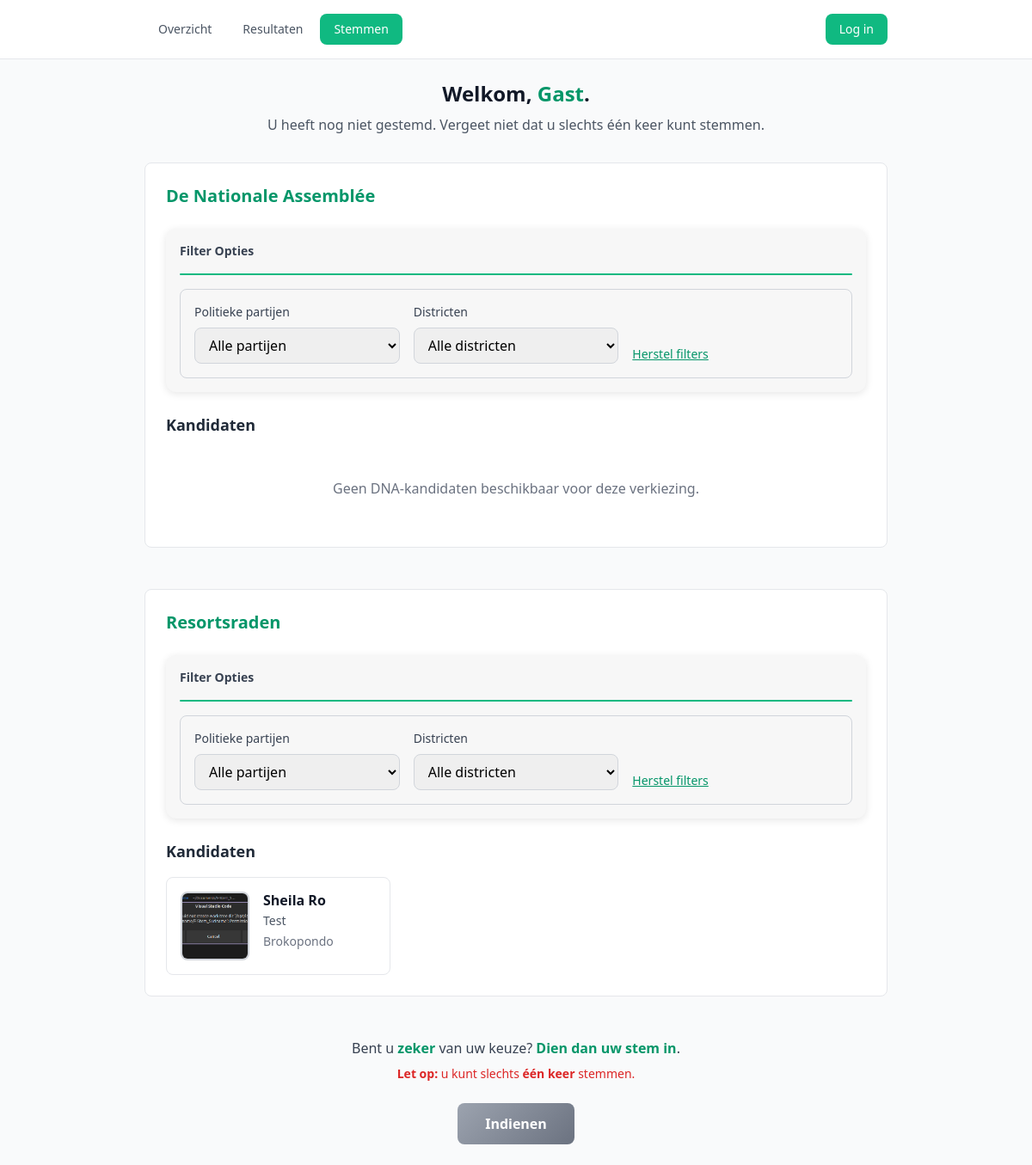
Before: /voting-page.php with the older database file.
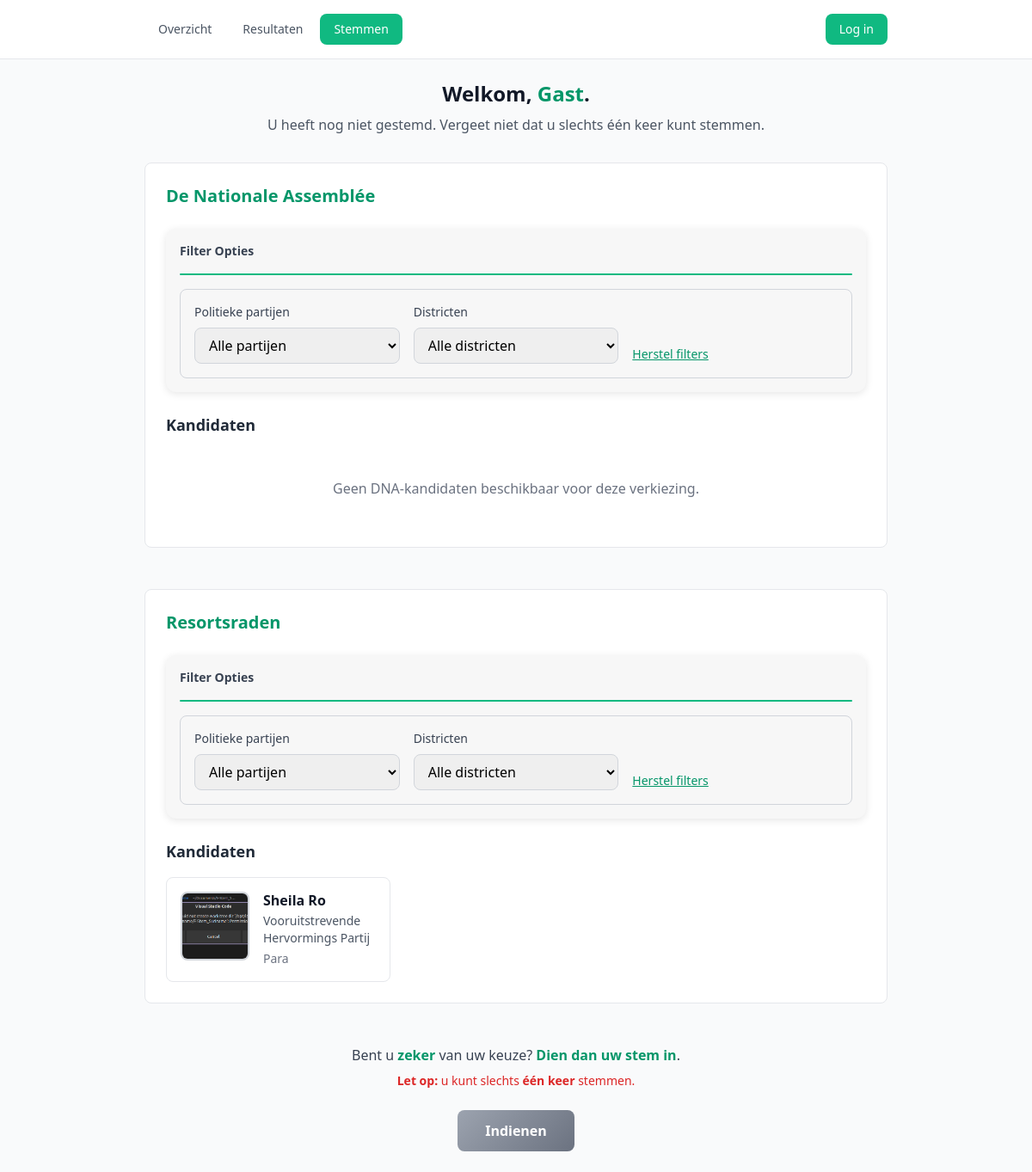
After: the same page with the newer database file.
### tables this page shows
CREATE TABLE `candidates` (
  `CandidateID` bigint NOT NULL AUTO_INCREMENT,
  `CandidateTypeID` bigint DEFAULT NULL,
  `Name` varchar(255) NOT NULL,
  `PartyID` bigint NOT NULL,
  `DistrictID` int NOT NULL,
  `CandidateType` enum('DNA','RR') NOT NULL DEFAULT 'RR',
  `ElectionID` bigint NOT NULL,
  `Photo` varchar(255) DEFAULT NULL,
  `CreatedAt` timestamp NOT NULL DEFAULT CURRENT_TIMESTAMP,
  `UpdatedAt` timestamp NOT NULL DEFAULT CURRENT_TIMESTAMP ON UPDATE CURRENT_TIMESTAMP,
  PRIMARY KEY (`CandidateID`),
  KEY `PartyID` (`PartyID`),
  KEY `DistrictID` (`DistrictID`),
  KEY `ElectionID` (`ElectionID`),
  KEY `CandidateType` (`CandidateType`),
  CONSTRAINT `candidates_ibfk_1` FOREIGN KEY (`PartyID`) REFERENCES `parties` (`PartyID`),
  CONSTRAINT `candidates_ibfk_2` FOREIGN KEY (`DistrictID`) REFERENCES `districten` (`DistrictID`),
  CONSTRAINT `candidates_ibfk_3` FOREIGN KEY (`ElectionID`) REFERENCES `elections` (`ElectionID`)
);

CREATE TABLE `parties` (
  `PartyID` bigint NOT NULL AUTO_INCREMENT,
  `PartyName` varchar(255) NOT NULL,
  `Logo` varchar(255) DEFAULT NULL,
  `Description` text,
  `CreatedAt` timestamp NOT NULL DEFAULT CURRENT_TIMESTAMP,
  `UpdatedAt` timestamp NOT NULL DEFAULT CURRENT_TIMESTAMP ON UPDATE CURRENT_TIMESTAMP,
  PRIMARY KEY (`PartyID`)
);

CREATE TABLE `districten` (
  `DistrictID` int NOT NULL AUTO_INCREMENT,
  `DistrictName` varchar(255) NOT NULL,
  PRIMARY KEY (`DistrictID`)
);

### voting-page.php (the view, shortened to what this page needs)
<?php
$host = 'localhost';
$db   = 'e_stem_suriname';
$user = 'root';
$pass = '';
$charset = 'utf8mb4';
$dsn = "mysql:host=$host;dbname=$db;charset=$charset";
try {
    $pdo = new PDO($dsn, $user, $pass);
    $pdo->setAttribute(PDO::ATTR_ERRMODE, PDO::ERRMODE_EXCEPTION);
    $stmt = $pdo->query("SELECT ElectionID, ElectionName FROM elections WHERE Status = 'active' LIMIT 1");
    $election = $stmt->fetch();
    $electionID = $election['ElectionID'];
    $stmtDNA = $pdo->prepare("
        SELECT c.CandidateID, c.Name, p.PartyName, d.DistrictName, c.Photo, c.PartyID, c.DistrictID
        FROM candidates c
        JOIN parties p ON c.PartyID = p.PartyID
        JOIN districten d ON c.DistrictID = d.DistrictID
        WHERE c.CandidateType = 'DNA' AND c.ElectionID = ?
    ");
    $stmtDNA->execute([$electionID]);
    $dnaCandidates = $stmtDNA->fetchAll(PDO::FETCH_ASSOC);
    $stmtRR = $pdo->prepare("
        SELECT c.CandidateID, c.Name, p.PartyName, d.DistrictName, c.Photo, c.PartyID, c.DistrictID
        FROM candidates c
        JOIN parties p ON c.PartyID = p.PartyID
        JOIN districten d ON c.DistrictID = d.DistrictID
        WHERE c.CandidateType = 'RR' AND c.ElectionID = ?
    ");
    $stmtRR->execute([$electionID]);
    $rrCandidates = $stmtRR->fetchAll(PDO::FETCH_ASSOC);
    $userFullName = "Gast";
} catch (PDOException $e) {
    die("Er is een fout opgetreden bij het ophalen van kandidaten: " . $e->getMessage());
}
?>
<!DOCTYPE html>
<html lang="nl">
<head>
  <link href="https://cdn.jsdelivr.net/npm/tailwindcss@2.2.19/dist/tailwind.min.css" rel="stylesheet">
</head>
<body class="bg-gray-50 min-h-screen">
<header class="bg-white border-b border-gray-200">
  <div class="max-w-4xl mx-auto px-4 py-4">
    <div class="flex justify-between items-center">
      <nav class="flex space-x-1">
        <a href="#" class="px-4 py-2 text-sm font-medium text-gray-600 hover:text-gray-900 rounded-lg hover:bg-gray-100">Overzicht</a>
        <a href="#" class="px-4 py-2 text-sm font-medium text-gray-600 hover:text-gray-900 rounded-lg hover:bg-gray-100">Resultaten</a>
        <a href="#" class="px-4 py-2 text-sm font-medium text-white bg-green-500 rounded-lg">Stemmen</a>
      </nav>
      <?php if (!isset($_SESSION['UserID'])): ?>
      <button class="px-4 py-2 text-sm font-medium text-white bg-green-500 rounded-lg hover:bg-green-600 transition-colors">
        Log in
      </button>
      <?php else: ?>
      <button class="px-4 py-2 text-sm font-medium text-white bg-red-500 rounded-lg hover:bg-red-600 transition-colors">
        Log uit
      </button>
      <?php endif; ?>
    </div>
  </div>
</header>
<main class="max-w-4xl mx-auto px-4 py-6">
  <div class="text-center mb-8">
    <h1 class="text-2xl font-bold text-gray-900 mb-2">
      Welkom, <span class="text-green-600"><?= htmlspecialchars($userFullName) ?></span>.
    </h1>
    <p class="text-gray-600">
      U heeft nog niet gestemd. Vergeet niet dat u slechts één keer kunt stemmen.
    </p>
  </div>
  <section class="mb-12">
    <div class="bg-white rounded-lg border border-gray-200 p-6">
      <h2 class="text-xl font-bold text-green-600 mb-6">De Nationale Assemblée</h2>
<div class="filter-container mb-6">
  <h3 class="text-sm font-semibold text-gray-700 mb-4">Filter Opties</h3>
  <div class="Filter-break-line"></div>
  <div class="border border-gray-300 rounded-lg p-4 mt-4">
    <div class="grid grid-cols-1 md:grid-cols-3 gap-4 items-end">
      <div>
        <label class="block text-sm font-medium text-gray-700 mb-2">Politieke partijen</label>
        <select id="dna-party-filter" class="w-full px-3 py-2 border border-gray-300 rounded-lg focus:ring-2 focus:ring-green-500 focus:border-green-500">
          <option value="">Alle partijen</option>
        </select>
      </div>
      <div>
        <label class="block text-sm font-medium text-gray-700 mb-2">Districten</label>
        <select id="dna-district-filter" class="w-full px-3 py-2 border border-gray-300 rounded-lg focus:ring-2 focus:ring-green-500 focus:border-green-500">
          <option value="">Alle districten</option>
        </select>
      </div>
      <div>
        <button onclick="resetFilters()" type="button" class="text-sm text-green-600 hover:text-green-700 font-medium underline">
          Herstel filters
        </button>
      </div>
    </div>
  </div>
</div>
      <div>
        <h3 class="text-lg font-semibold text-gray-800 mb-4">Kandidaten</h3>
        <div id="dna-candidates" class="grid grid-cols-1 md:grid-cols-2 lg:grid-cols-3 gap-4">
          <?php if (!empty($dnaCandidates)): ?>
            <?php foreach ($dnaCandidates as $candidate): ?>
              <div class="candidate-card border border-gray-200 rounded-lg p-4 cursor-pointer dna-card hover:shadow-md"
                   data-party="<?= htmlspecialchars($candidate['PartyID']) ?>"
                   data-district="<?= htmlspecialchars($candidate['DistrictID']) ?>"
                   data-candidate-id="<?= htmlspecialchars($candidate['CandidateID']) ?>"
                   onclick="selectCandidate(this, 'dna')">
                <div class="flex items-start space-x-4">
                  <img src="<?= !empty($candidate['Photo']) ? htmlspecialchars($candidate['Photo']) : 'https://via.placeholder.com/80' ?>"
                       alt="<?= htmlspecialchars($candidate['Name']) ?>"
                       class="w-20 h-20 rounded-lg object-cover border-2 border-gray-300 flex-shrink-0">
                  <div class="flex-1">
                    <h4 class="font-semibold text-gray-900 leading-tight mb-1"><?= htmlspecialchars($candidate['Name']) ?></h4>
                    <p class="text-sm text-gray-600 mb-1"><?= htmlspecialchars($candidate['PartyName']) ?></p>
                    <p class="text-sm text-gray-500"><?= htmlspecialchars($candidate['DistrictName']) ?></p>
                  </div>
                </div>
              </div>
            <?php endforeach; ?>
          <?php else: ?>
            <p class="text-gray-500 col-span-full text-center py-8">Geen DNA-kandidaten beschikbaar voor deze verkiezing.</p>
          <?php endif; ?>
        </div>
      </div>
    </div>
  </section>
  <section class="mb-12">
    <div class="bg-white rounded-lg border border-gray-200 p-6">
      <h2 class="text-xl font-bold text-green-600 mb-6">Resortsraden</h2>
<div class="filter-container mb-6">
  <h3 class="text-sm font-semibold text-gray-700 mb-4">Filter Opties</h3>
  <div class="Filter-break-line"></div>
  <div class="border border-gray-300 rounded-lg p-4 mt-4">
    <div class="grid grid-cols-1 md:grid-cols-3 gap-4 items-end">
      <div>
        <label class="block text-sm font-medium text-gray-700 mb-2">Politieke partijen</label>
        <select id="dna-party-filter" class="w-full px-3 py-2 border border-gray-300 rounded-lg focus:ring-2 focus:ring-green-500 focus:border-green-500">
          <option value="">Alle partijen</option>
        </select>
      </div>
      <div>
        <label class="block text-sm font-medium text-gray-700 mb-2">Districten</label>
        <select id="dna-district-filter" class="w-full px-3 py-2 border border-gray-300 rounded-lg focus:ring-2 focus:ring-green-500 focus:border-green-500">
          <option value="">Alle districten</option>
        </select>
      </div>
      <div>
        <button onclick="resetFilters()" type="button" class="text-sm text-green-600 hover:text-green-700 font-medium underline">
          Herstel filters
        </button>
      </div>
    </div>
  </div>
</div>
      <div>
        <h3 class="text-lg font-semibold text-gray-800 mb-4">Kandidaten</h3>
        <div id="rr-candidates" class="grid grid-cols-1 md:grid-cols-2 lg:grid-cols-3 gap-4">
          <?php if (!empty($rrCandidates)): ?>
            <?php foreach ($rrCandidates as $candidate): ?>
              <div class="candidate-card border border-gray-200 rounded-lg p-4 cursor-pointer rr-card hover:shadow-md"
                   data-party="<?= htmlspecialchars($candidate['PartyID']) ?>"
                   data-district="<?= htmlspecialchars($candidate['DistrictID']) ?>"
                   data-candidate-id="<?= htmlspecialchars($candidate['CandidateID']) ?>"
                   onclick="selectCandidate(this, 'rr')">
                <div class="flex items-start space-x-4">
                  <img src="<?= !empty($candidate['Photo']) ? htmlspecialchars($candidate['Photo']) : 'https://via.placeholder.com/80' ?>"
                       alt="<?= htmlspecialchars($candidate['Name']) ?>"
                       class="w-20 h-20 rounded-lg object-cover border-2 border-gray-300 flex-shrink-0">
                  <div class="flex-1">
                    <h4 class="font-semibold text-gray-900 leading-tight mb-1"><?= htmlspecialchars($candidate['Name']) ?></h4>
                    <p class="text-sm text-gray-600 mb-1"><?= htmlspecialchars($candidate['PartyName']) ?></p>
                    <p class="text-sm text-gray-500"><?= htmlspecialchars($candidate['DistrictName']) ?></p>
                  </div>
                </div>
              </div>
            <?php endforeach; ?>
          <?php else: ?>
            <p class="text-gray-500 col-span-full text-center py-8">Geen RR-kandidaten beschikbaar voor deze verkiezing.</p>
          <?php endif; ?>
        </div>
      </div>
    </div>
  </section>
  <div class="text-center">
    <p class="text-gray-700 mb-2">
      Bent u <span class="font-bold text-green-600">zeker</span> van uw keuze?
      <span class="font-semibold text-green-600">Dien dan uw stem in</span>.
    </p>
    <p class="text-red-600 mb-6 text-sm">
      <span class="font-semibold">Let op:</span> u kunt slechts <span class="font-bold">één keer</span> stemmen.
    </p>
    <button id="submitBtn" onclick="submitVote()" class="submit-button" disabled>
      Indienen
    </button>
  </div>
</main>
</body>
</html>

### voting-page.php (style rules this page uses)
.submit-button { background: linear-gradient(135deg, #10b981 0%, #059669 100%); color: white; padding: 12px 32px; border-radius: 8px; font-weight: 600; font-size: 16px; transition: all 0.2s ease-in-out; border: none; cursor: pointer; }
.submit-button:disabled { background: linear-gradient(135deg, #9ca3af 0%, #6b7280 100%); cursor: not-allowed; transform: none; box-shadow: none; }
select { border-color: #d1d5db; }
.Filter-break-line { width: 100%; height: 2px; background-color: #10b981; margin-top: 4px; border-radius: 1px; }
.filter-container { background-color: #f7f7f7; padding: 16px; border-radius: 12px; box-shadow: 0 2px 10px rgba(0, 0, 0, 0.1); }

Changed rows visible on the page:
changed candidates "Sheila Ro": PartyID.PartyName "Test" → "Vooruitstrevende Hervormings Partij"; DistrictID.DistrictName "Brokopondo" → "Para"
